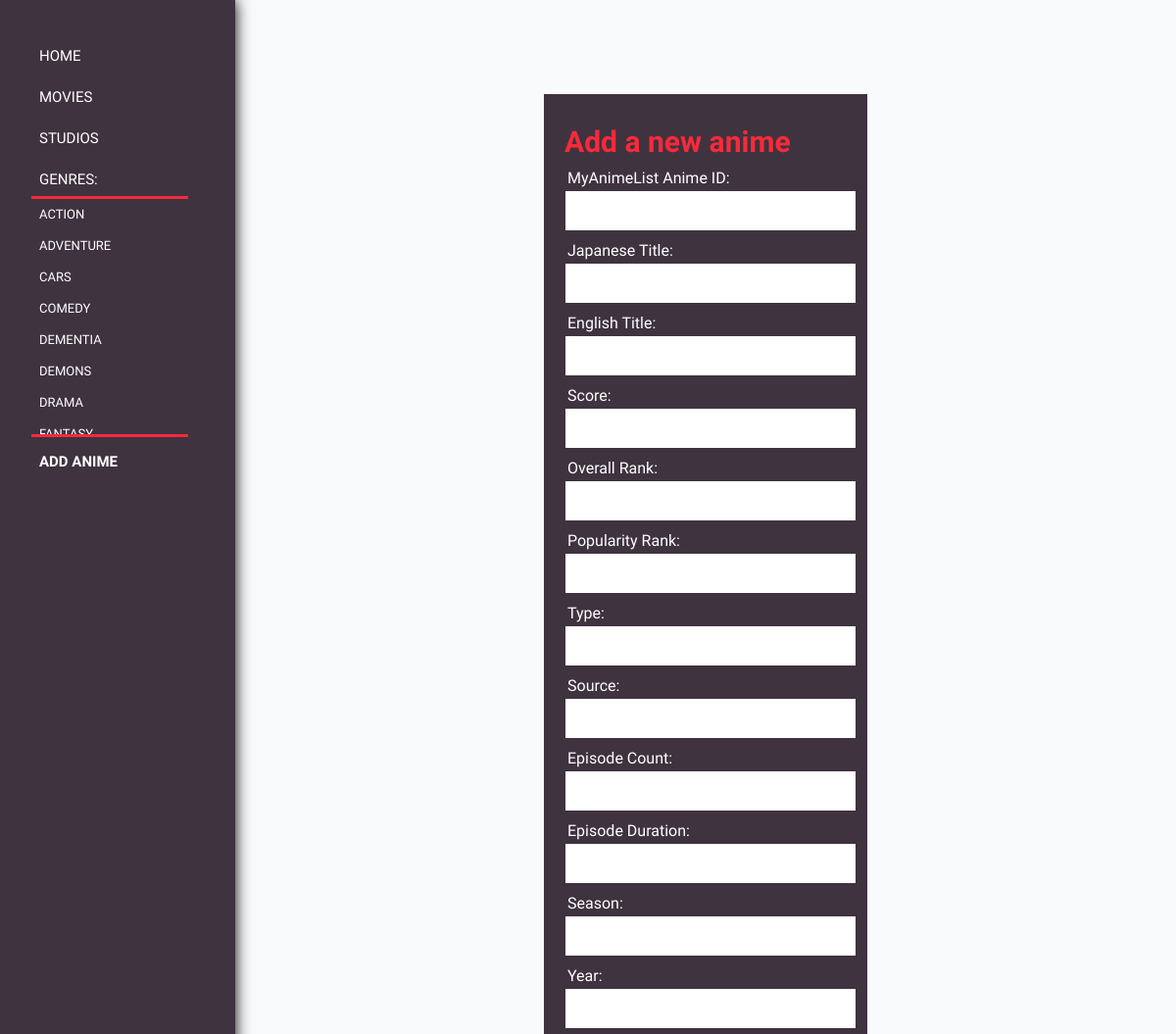
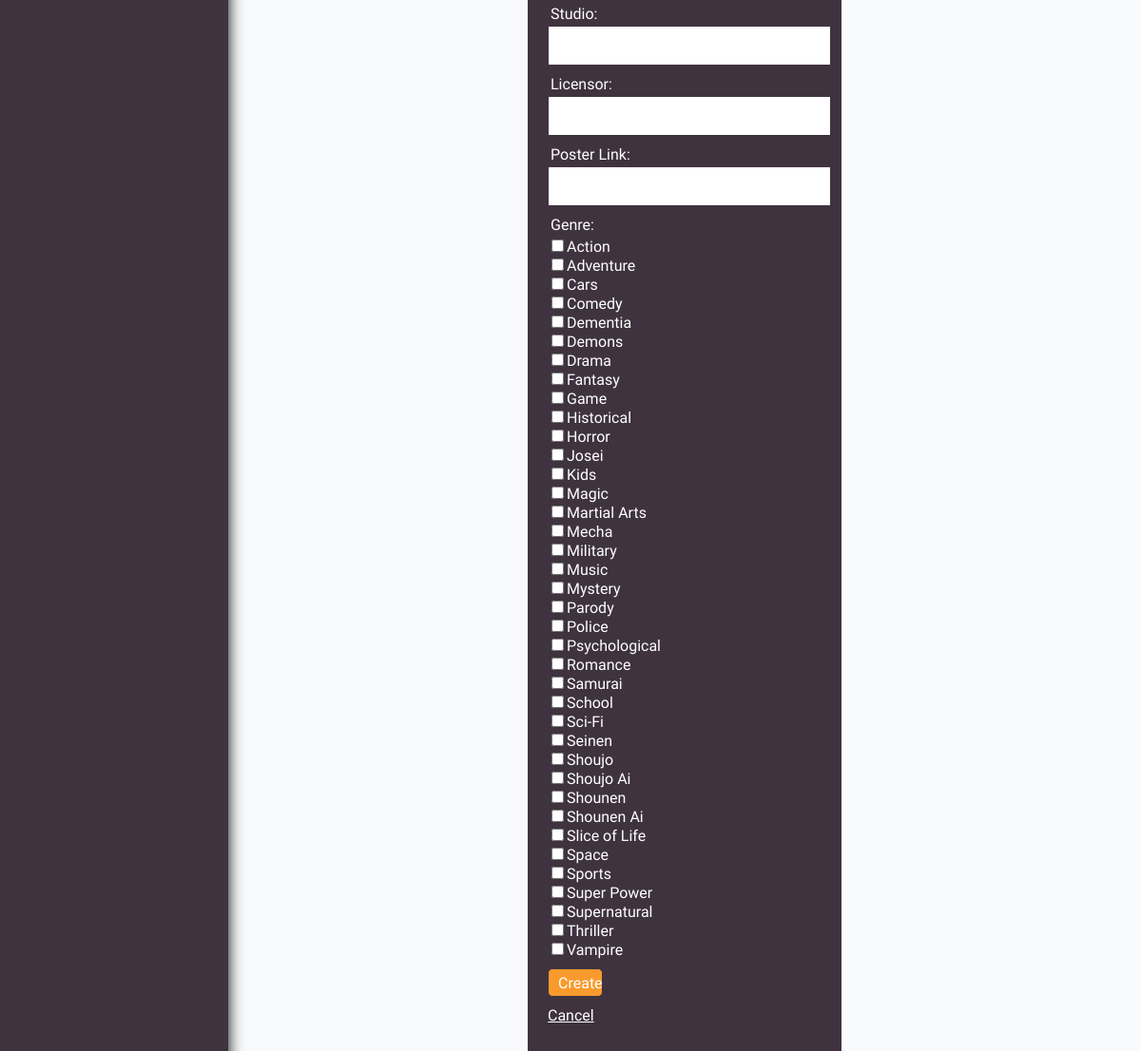
/user/AddAnime.php, run on the app's committed database (2 pictures, top to bottom).
### tables this page shows
CREATE TABLE `Genre` (
  `genre_name` varchar(20) NOT NULL,
  `genre_desc` text
);

### user/AddAnime.php (the view, shortened to what this page needs)
<?php
	include_once ('../server.php');
?>
<!DOCTYPE html>
<html>
<head>
<link rel="stylesheet" type="text/css" href="v2.css">
<link rel="stylesheet" href="https://cdnjs.cloudflare.com/ajax/libs/font-awesome/4.7.0/css/font-awesome.min.css">
<link rel="stylesheet" type="text/css" href="../stylev2.css">
</head>
<div class="sidenav">
    <center>
    <a href="HomeV2.php"> Home</a>
    <a href="MoviesPage.php"> Movies</a>
    <a href="StudiosPage.php"> Studios</a>
    <a> Genres: </a>
        <div class="dropdown-content">
            <?php
                $sql="SELECT genre_name FROM Genre";
                $result=mysqli_query($connection,$sql);
                if ($result->num_rows > 0) {
                    while($row = $result->fetch_assoc()) {
                        echo "<a href='CategoryPage.php?link=".$row['genre_name']."'>".$row['genre_name']."</a>";
                    }
                } else {
                    echo "0 results";
                }
            ?>
        </div>
    <strong><a href="AddAnime.php"> Add Anime</a></strong>
</div>
<?php
$new_anime_id = $new_anime_id_error = "";
$new_title_jap = $new_title_jap_error = "";
$new_title_eng = $new_title_eng_error = "";
$new_score = $new_score_error = "";
$new_rank_overall =  $new_rank_overall_error = "";
$new_rank_popularity = $new_rank_popularity_error = "";
$new_type = $new_type_error = "";
$new_source = $new_source_error = "";
$new_ep_count =  $new_ep_count_error = "";
$new_duration_min = $new_duration_min_error = "";
$new_poster_link = $new_poster_link_error = "";
$new_season = $new_season_error = "";
$new_year = $new_year_error = "";
$new_studio_name =  $new_studio_name_error = "";
$new_lic_name = $new_lic_name_error = "";
?>
<form class="container" method="POST">
    <div class="input-group">
        <h2>Add a new anime</h2>
    </div>
    <div class="input-group">
        <label>MyAnimeList Anime ID:</label>
        <input type="text" name="new_anime_id" value="<?php echo $new_anime_id ?>">
        <small class="error"><?php echo $new_anime_id_error ?></small>
    </div>
    <div class="input-group">
        <label>Japanese Title:</label>
        <input type="text" name="new_title_jap" value="<?php echo $new_title_jap ?>">
        <small class="error"><?php echo $new_title_jap_error ?></small>
    </div>
    <div class="input-group">
        <label>English Title:</label>
        <input type="text" name="new_title_eng" value="<?php echo $new_title_eng ?>">
        <small class="error"><?php echo $new_title_eng_error ?></small>
    </div>
    <div class="input-group">
        <label>Score:</label>
        <input type="text" name="new_score" value="<?php echo $new_score ?>">
        <small class="error"><?php echo $new_score_error ?></small>
    </div>
    <div class="input-group">
        <label>Overall Rank:</label>
        <input type="text" name="new_rank_overall" value="<?php echo $new_rank_overall ?>">
        <small class="error"><?php echo $new_rank_overall_error ?></small>
    </div>
    <div class="input-group">
        <label>Popularity Rank:</label>
        <input type="text" name="new_rank_popularity" value="<?php echo $new_rank_popularity ?>">
        <small class="error"><?php echo $new_rank_popularity_error ?></small>
    </div>
    <div class="input-group">
        <label>Type:</label>
        <input type="text" name="new_type" value="<?php echo $new_type ?>">
        <small class="error"><?php echo $new_type_error ?></small>
    </div>
    <div class="input-group">
        <label>Source:</label>
        <input type="text" name="new_source" value="<?php echo $new_source ?>">
        <small class="error"><?php echo $new_source_error ?></small>
    </div>
    <div class="input-group">
        <label>Episode Count:</label>
        <input type="text" name="new_ep_count" value="<?php echo $new_ep_count ?>">
        <small class="error"><?php echo $new_ep_count_error ?></small>
    </div>
    <div class="input-group">
        <label>Episode Duration:</label>
        <input type="text" name="new_duration_min" value="<?php echo $new_duration_min ?>">
        <small class="error"><?php echo $new_duration_min_error ?></small>
    </div>
    <div class="input-group">
        <label>Season:</label>
        <input type="text" name="new_season" value="<?php echo $new_season ?>">
        <small class="error"><?php echo $new_season_error ?></small>
    </div>
    <div class="input-group">
        <label>Year:</label>
        <input type="text" name="new_year" value="<?php echo $new_year ?>">
        <small class="error"><?php echo $new_year_error ?></small>
    </div>
    <div class="input-group">
        <label>Studio:</label>
        <input type="text" name="new_studio_name" value="<?php echo $new_studio_name ?>">
        <small class="error"><?php echo $new_studio_name_error ?></small>
    </div>
    <div class="input-group">
        <label> Licensor:</label>
        <input type="text" name="new_lic_name" value="<?php echo $new_lic_name ?>">
        <small class="error"><?php echo $new_lic_name_error ?></small>
    </div>
    <div class="input-group">
        <label> Poster Link:</label>
        <input type="text" name="new_poster_link" value="<?php echo $new_poster_link ?>">
        <small class="error"><?php echo $new_poster_link_error ?></small>
    </div>
    <div class="checkboxes">
        <label> Genre:</label>
        <?php
            $sql="SELECT genre_name FROM Genre";
            $result=mysqli_query($connection,$sql);
            if ($result->num_rows > 0) {
                while($row = $result->fetch_assoc()) {
                    echo "<input type='checkbox' name='new_genre[]' value='".$row['genre_name']."'><a>".$row['genre_name']."</a><br>";
                }
            }
        ?>
    </div>
     <div class="input-group">
        <input type="submit" name="button" value="Create" class="btn">
    </div>
     <div class="input-group">
        <a href="HomeV2.php" style="color: white;">Cancel</a>
    </div>
</form>

### user/v2.css (style rules this page uses)
header a, .sidenav a { float: left; display: block; color: #fff; text-align: center; padding: 1rem 4rem 0.5rem 0.5rem; font-size: 15px; font-family: 'Questrial', sans-serif; text-decoration: none; text-transform: uppercase; }
.sidenav { height: 100%; width: 11rem; position: fixed; top:0 !important; left: 0 !important; background-color: #3f333f; padding: 2rem; z-index: 999; overflow-x: hidden; box-shadow: 0px 0px 15px black; }
.dropdown-content { display: block; position: relative; background-color: #3f333f; align-content: center; z-index: 1; max-height: 15rem; max-width: 10rem; float: left; overflow: -moz-scrollbars-vertical; overflow-y: scroll; line-height: 0px; border-top: 3px solid #f72a3a; border-bottom: 3px solid #f72a3a; object-fit: contain; }
.dropdown-content a { font-size: 13px; margin-bottom: 0.5rem; color: #fff; word-wrap: normal; line-height: 0rem; padding-right: 2rem; display: block; }
h2 { font-family: 'Questrial', sans-serif !important; font-size: 30px; margin-bottom: 3px ; margin-top: 0px; color: #f72a3a !important; }

### stylev2.css (style rules this page uses)
h2 { color: white; text-align: left; }
form, .content { width: 30%; margin: 0px auto; padding: 20px; border: 1px solid #3f333f; background: #fff; }
.container { background-color: #3f333f; }
.input-group { margin: 10px 0px 10px 0px; }
.input-group label { display: block; text-align: left; margin: 3px; color: white; font-family: 'Questrial', sans-serif; }
.input-group input { height: 30px; width: 96%; padding: 5px 10px; font-size: 16px; border: 1px solid #3f333f; }
.checkboxes label { display: block; text-align: left; margin: 3px; color: white; font-family: 'Questrial', sans-serif; }
.checkboxes input { font-size: 16px; color: white; }
.btn { padding: 10px; font-size: 15px; color: white; background: #f99a2c; border: none; border-radius: 5px; width: 20% !important; font-family: 'Questrial', sans-serif; }
.error { width: 100%; color: #f72a3a; text-align: left; font-weight: bold; padding-left: 5px; }
a:-webkit-any-link { color: white; cursor: pointer; font-family: 'Questrial', sans-serif; }
a { color: white; font-family: 'Questrial', sans-serif; }

### data on the page
genre: genre_name "ACTION", genre_name "Action"
genre: genre_name "ADVENTURE", genre_name "Adventure"
genre: genre_name "CARS", genre_name "Cars"
genre: genre_name "COMEDY", genre_name "Comedy"
genre: genre_name "DEMENTIA", genre_name "Dementia"
genre: genre_name "DEMONS", genre_name "Demons"
genre: genre_name "DRAMA", genre_name "Drama"
genre: genre_name "FANTASY", genre_name "Fantasy"
genre: genre_name "Game"
genre: genre_name "Historical"
genre: genre_name "Horror"
genre: genre_name "Josei"
genre: genre_name "Kids"
genre: genre_name "Magic"
genre: genre_name "Martial Arts"
genre: genre_name "Mecha"
genre: genre_name "Military"
genre: genre_name "Music"
genre: genre_name "Mystery"
genre: genre_name "Parody"
genre: genre_name "Police"
genre: genre_name "Psychological"
genre: genre_name "Romance"
genre: genre_name "Samurai"
genre: genre_name "School"
genre: genre_name "Sci-Fi"
genre: genre_name "Seinen"
genre: genre_name "Shoujo"
genre: genre_name "Shoujo Ai"
genre: genre_name "Shounen"
genre: genre_name "Shounen Ai"
genre: genre_name "Slice of Life"
genre: genre_name "Space"
genre: genre_name "Sports"
genre: genre_name "Super Power"
genre: genre_name "Supernatural"
genre: genre_name "Thriller"
genre: genre_name "Vampire"
